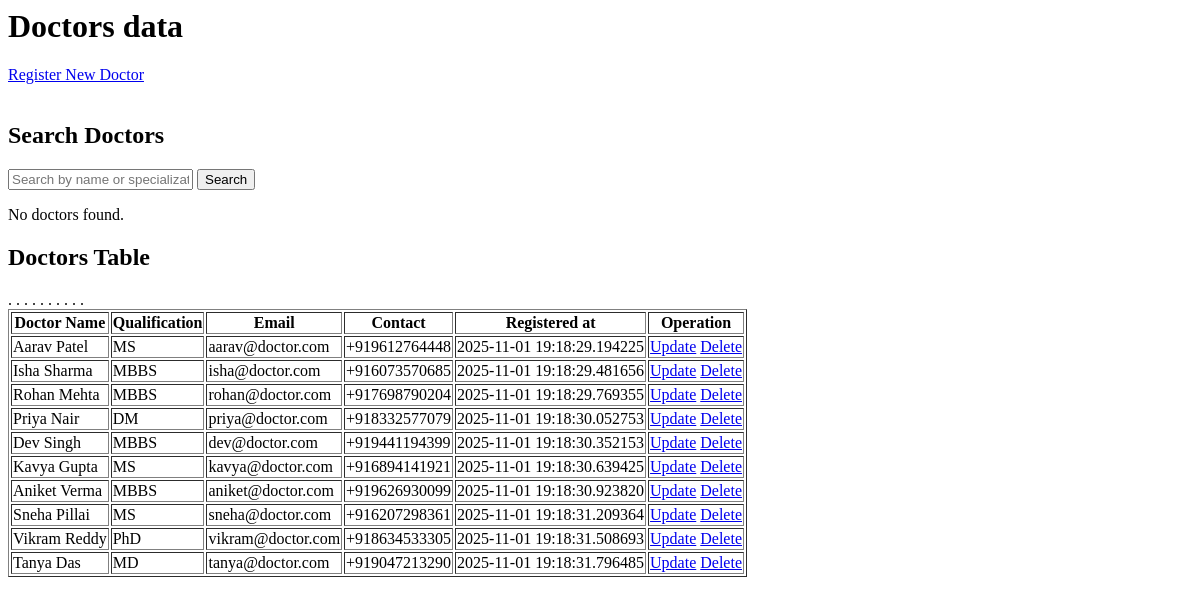
The page /admin/view_doctors (signed in) on the database as committed earlier.
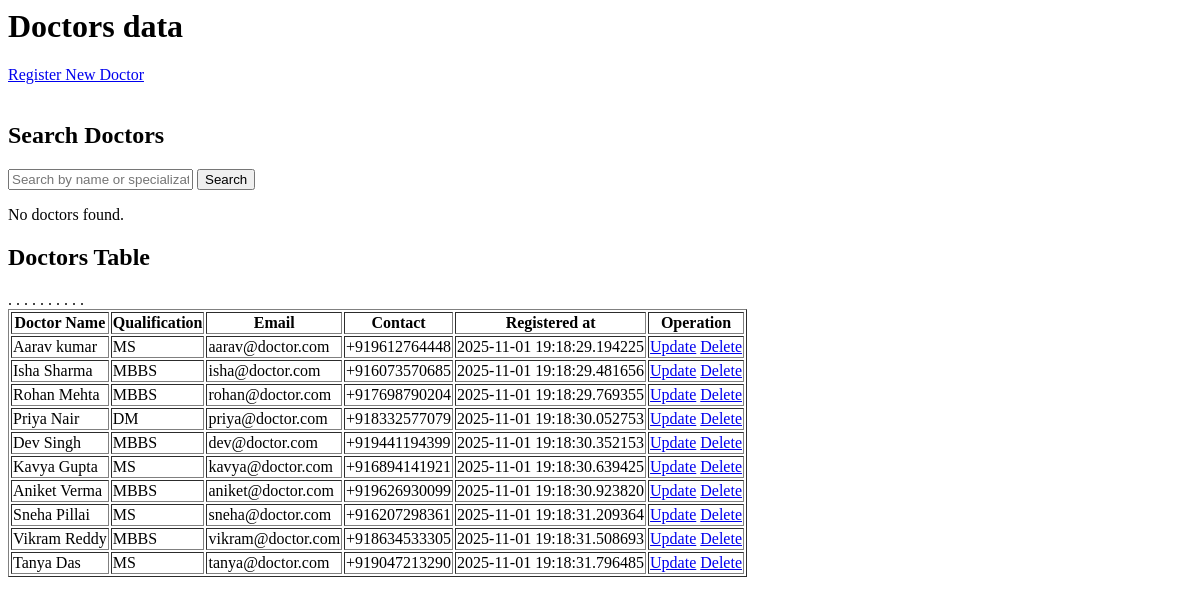
The same page on the database as committed later.
### models.py (models this page shows, shortened)
class User(UserMixin, db.Model):
    __tablename__ = 'users'
    id = db.Column(db.Integer, primary_key=True)
    email = db.Column(db.String(150), unique=True, nullable=False)
    password = db.Column(db.String(200), nullable=False)
    first_name = db.Column(db.String(100), nullable=False)
    last_name = db.Column(db.String(100), nullable=False)
    created_at = db.Column(db.DateTime, default=datetime.utcnow)
    role = db.Column(db.String(20), nullable=False)
    contact_number = db.Column(db.String(100), nullable=True)
    gender = db.Column(db.String(10), nullable=True)
    dob = db.Column(db.Date, nullable=True)
    address = db.Column(db.String(255), nullable=True)
    patient_appointments = db.relationship('Appointment', foreign_keys='Appointment.patient_id', back_populates='patient', lazy=True)
    qualification = db.Column(db.String(200))
    specialization_id = db.Column(db.Integer, db.ForeignKey('departments.id'), nullable=True)
    specialization = db.relationship('Department', back_populates='doctors')
    doctor_appointments = db.relationship('Appointment', foreign_keys='Appointment.doctor_id', back_populates='doctor', lazy=True)

### routes/admin.py (the view)
@admin.route('/view_doctors')
@login_required
def view_doctors():
    check_user_role('admin')
    doctors = User.query.filter_by(role='doctor').all()
    return render_template('admin/doctor/doctors.html', doctors=doctors)

### app.py (called while the page is built)
def create_app():
    app = Flask(__name__)
    app.secret_key = 'app_secret_key'
    app.config['SQLALCHEMY_DATABASE_URI'] = 'sqlite:///hospital.db'
    db.init_app(app)
    bcrypt.init_app(app)
    login_manager.init_app(app)
    login_manager.login_view = 'auth.login'
    @login_manager.user_loader
    def load_user(user_id):
        return User.query.get(int(user_id))
    app.register_blueprint(auth, url_prefix='/auth')
    app.register_blueprint(admin, url_prefix='/admin')
    app.register_blueprint(doctor, url_prefix='/doctor')
    app.register_blueprint(patient, url_prefix='/patient')
    app.register_blueprint(api_bp, url_prefix='/api')
    with app.app_context():
        db.create_all()
        print('Database Created Successfully !!')
    return app

### routes/auth.py (called while the page is built)
def check_user_role(role):
    if current_user.role not in role:
        flash(f'You must be an {role} to view this page.')
        return redirect(url_for('auth.login'))

### templates/admin/doctor/doctors.html
<h1>Doctors data</h1>
<div class="">
    <a href="{{url_for('admin.register_doctor')}}">Register New Doctor</a><br>
    <br>
    <h2>Search Doctors</h2>
    <form method="get" action="{{ url_for('admin.search_doctors') }}">
        <input type="text" name="search" placeholder="Search by name or specialization" value="{{ query }}">
        <button type="submit">Search</button>
    </form>
    {% if results %}
    <table>
        <thead>
            <tr>
                <th>Name</th>
                <th>Specialization</th>
            </tr>
        </thead>
        <tbody>
            {% for result in results %}
            <tr>
                <td>{{ result.first_name }} {{ result.last_name }}</td>
                <td>{{ result.qualification }}</td>
            </tr>
            {% endfor %}
        </tbody>
    </table>
    {% else %}
    <p>No doctors found.</p>
    {% endif %}
    <h2>Doctors Table</h2>
    <table border="solid">
        <thead>
            <tr>
                <th>Doctor Name</th>
                <th>Qualification</th>
                <th>Email</th>
                <th>Contact</th>
                <th>Registered at</th>
                <th>Operation</th>
            </tr>
        </thead>
        <tbody>
            {% for doctor in doctors %}
            <tr>
                <td>{{ doctor.first_name }} {{ doctor.last_name }}</td>
                <td>{{ doctor.qualification }}</td>
                <td>{{ doctor.email }}</td>
                <td>{{ doctor.contact_number }}</td>
                <td>{{ doctor.created_at }}</td>
                <td>
                    <a href="{{ url_for('admin.update_doctor', id=doctor.id) }}">Update</a>
                    <a href="{{ url_for('admin.delete_doctor', id=doctor.id) }}">Delete</a>
                </td>
            </tr>.
            {% endfor %}
        </tbody>
    </table>
</div>

Rows that differ between the two databases and show on the page:
changed User "Aarav": last_name "Patel" → "kumar"
changed User "Vikram": qualification "PhD" → "MBBS"
changed User "Tanya": qualification "MD" → "MS"
